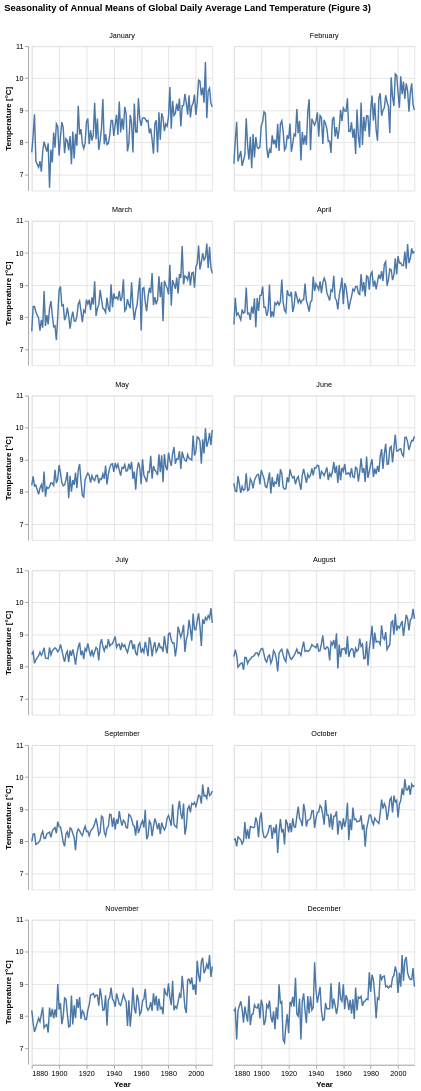

The cell this chart's notebook holds for it:
### Markdown cell above
In order to check if the global average daily temperature over time was affected by seasonal phenomena, the annual means of these temperature measurements were analyzed by each month separated. It can be seen from the facet plot below that regardless of the season global daily average land temperature measurements are increasing non-trivially over time.

### Code cell
# Average by year for each month in data
mean_per_month = train_df.groupby(
    ['Year','Month_Name'], observed=True)['Temperature'].mean().reset_index()

# For empty plotting title
mean_per_month[' ']=mean_per_month['Month_Name']

# Create Mean temperature plots and facet by month
temp_plot = alt.Chart(mean_per_month).mark_line().encode(
    x = 'Year:T',
    y = alt.Y('Temperature:Q', title='Temperature [°C]').scale(zero=False)
).properties(**facet_plot_size).facet(' ', columns=2)

# Show the plot with overall title
final_figure = alt.hconcat(temp_plot).properties(
    title='Seasonality of Annual Means of Global Daily Average Land Temperature (Figure 3)')
final_figure

### Figure 1 — Vega specification as saved in the notebook (floating-point values rounded to 4 significant figures; data arrays with more than 128 entries replaced by an {"elided": "..."} marker saying what was removed)
{"$schema": "https://vega.github.io/schema/vega/v5.json", "data": [{"name": "source_0", "values": {"elided": "1596 records"}, "transform": [{"type": "formula", "expr": "toDate(datum['Year'])", "as": "Year"}]}, {"name": "concat_0_facet_domain", "values": [{" ": "January", "facet_ _sort_index": 0.0}, {" ": "February", "facet_ _sort_index": 1.0}, {" ": "March", "facet_ _sort_index": 2.0}, {" ": "April", "facet_ _sort_index": 3.0}, {" ": "May", "facet_ _sort_index": 4.0}, {" ": "June", "facet_ _sort_index": 5.0}, {" ": "July", "facet_ _sort_index": 6.0}, {" ": "August", "facet_ _sort_index": 7.0}, {" ": "September", "facet_ _sort_index": 8.0}, {" ": "October", "facet_ _sort_index": 9.0}, {" ": "November", "facet_ _sort_index": 10.0}, {" ": "December", "facet_ _sort_index": 11.0}]}, {"name": "concat_0_facet_domain_row", "values": [{"data": 0.0}, {"data": 1.0}, {"data": 2.0}, {"data": 3.0}, {"data": 4.0}, {"data": 5.0}]}, {"name": "concat_0_facet_domain_column", "transform": [{"type": "sequence", "start": 0.0, "stop": {"signal": "min(length(data(\"concat_0_facet_domain\")), 2)"}}]}, {"name": "source_0_concat_0_y_domain_Temperature", "values": [{"min": 6.59, "max": 10.51}]}], "signals": [{"name": "concat_0_child_width", "value": 250}, {"name": "concat_0_child_height", "value": 200}], "marks": [{"type": "group", "name": "concat_0_group", "marks": [{"type": "group", "name": "facet-title", "title": {"text": " ", "offset": 10, "style": "guide-title"}, "role": "column-title"}, {"type": "group", "name": "concat_0_row_header", "from": {"data": "concat_0_facet_domain_row"}, "encode": {"update": {"height": {"signal": "concat_0_child_height"}}}, "axes": [{"scale": "concat_0_y", "title": "Temperature [°C]", "tickCount": {"signal": "ceil(concat_0_child_height/40)"}, "orient": "left", "grid": false, "labelOverlap": true, "zindex": 0}], "role": "row-header"}, {"type": "group", "name": "concat_0_column_footer", "from": {"data": "concat_0_facet_domain_column"}, "encode": {"update": {"width": {"signal": "concat_0_child_width"}}}, "axes": [{"scale": "concat_0_x", "tickCount": {"signal": "ceil(concat_0_child_width/40)"}, "title": "Year", "labelFlush": true, "grid": false, "labelOverlap": true, "zindex": 0, "orient": "bottom"}], "role": "column-footer"}, {"type": "group", "name": "concat_0_cell", "from": {"facet": {"data": "source_0", "name": "concat_0_facet", "groupby": [" "], "aggregate": {"fields": ["facet_ _sort_index"], "ops": ["max"], "as": ["facet_ _sort_index"]}}}, "sort": {"field": ["datum[\"facet_ _sort_index\"]"], "order": ["ascending"]}, "encode": {"update": {"height": {"signal": "concat_0_child_height"}, "width": {"signal": "concat_0_child_width"}}}, "marks": [{"type": "line", "name": "concat_0_child_marks", "from": {"data": "concat_0_facet"}, "sort": {"field": "x"}, "encode": {"update": {"stroke": {"value": "#4c78a8"}, "y": {"field": "Temperature", "scale": "concat_0_y"}, "x": {"field": "Year", "scale": "concat_0_x"}, "defined": {"signal": "isValid(datum[\"Year\"]) && isFinite(+datum[\"Year\"]) && isValid(datum[\"Temperature\"]) && isFinite(+datum[\"Temperature\"])"}}}, "style": ["line"]}], "axes": [{"scale": "concat_0_x", "maxExtent": 0, "labels": false, "grid": true, "domain": false, "minExtent": 0, "zindex": 0, "gridScale": "concat_0_y", "aria": false, "tickCount": {"signal": "ceil(concat_0_child_width/40)"}, "ticks": false, "orient": "bottom"}, {"scale": "concat_0_y", "ticks": false, "zindex": 0, "tickCount": {"signal": "ceil(concat_0_child_height/40)"}, "gridScale": "concat_0_x", "maxExtent": 0, "aria": false, "minExtent": 0, "grid": true, "labels": false, "orient": "left", "domain": false}], "title": {"text": {"signal": "isValid(parent[\" \"]) ? parent[\" \"] : \"\"+parent[\" \"]"}, "frame": "group", "offset": 10, "style": "guide-label"}, "style": "cell"}], "layout": {"padding": 20, "bounds": "full", "align": "all", "columns": 2}}], "scales": [{"name": "concat_0_x", "type": "time", "domain": {"data": "source_0", "field": "Year"}, "range": [0, {"signal": "concat_0_child_width"}]}, {"name": "concat_0_y", "type": "linear", "domain": [{"signal": "(data(\"source_0_concat_0_y_domain_Temperature\")[0] || {}).min"}, {"signal": "(data(\"source_0_concat_0_y_domain_Temperature\")[0] || {}).max"}], "range": [{"signal": "concat_0_child_height"}, 0], "zero": false, "nice": true}], "title": {"text": "Seasonality of Annual Means of Global Daily Average Land Temperature (Figure 3)", "anchor": "start"}, "background": "white", "layout": {"padding": 20, "bounds": "full", "align": "each"}, "padding": 5}
